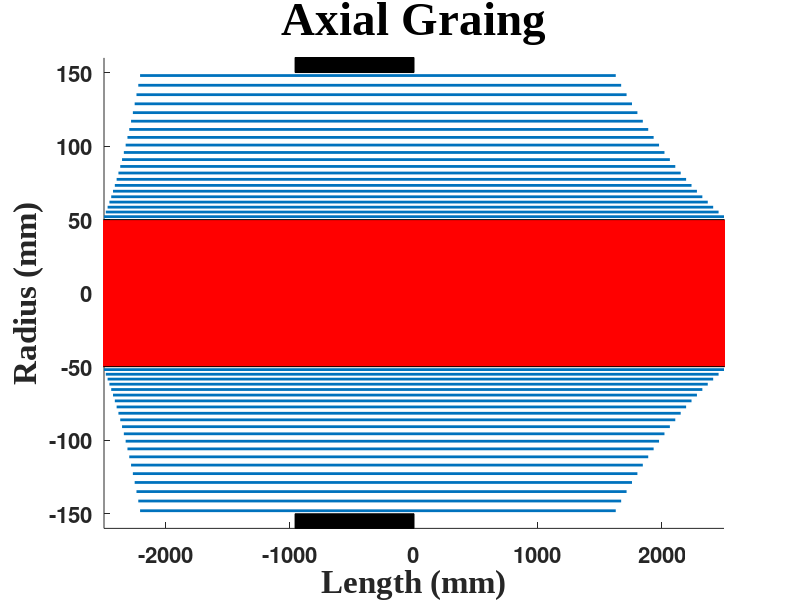
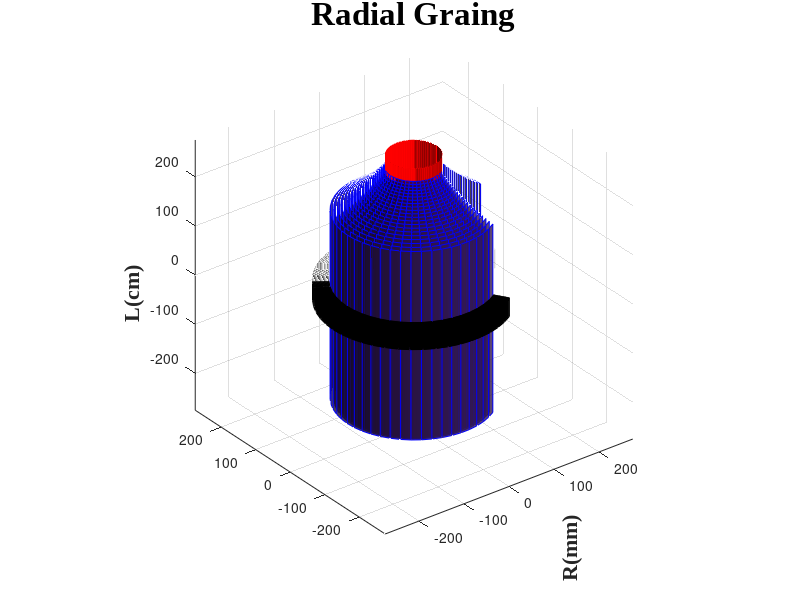

Source code (MATLAB) for these figures, in order:
clc
close all
clear all
%%
% Declareing Given Variables 
Voltage = 275000;         %Applied voltage (volt)
Inner_diameter = 100;     %mm
Outer_diameter = 300;     %mm
First_foil_length = 5000; %mm
N = 21;
Foil_Thickness = 0.1;     %mm
First_Gap = 2;            %mm
Last_Gap  = 2;            %mm

E_boundary_surface_Air = 300;   %volt/mm
E_boundary_surface_Oil = 3*300; %volt/mm

%%
% Defining new variables
Del_Voltage = Voltage/N-1; %Voltage between each foil
b_Air = Del_Voltage/E_boundary_surface_Air;
b_Oil = Del_Voltage/E_boundary_surface_Oil;
L_Air =  b_Air * (N-1); 
L_Oil =  b_Oil * (N-1);

% Del_Radius = ((Outer_diameter- Inner_diameter)-2*(First_Gap+Last_Gap))/(2*(N-1)); % Spacing between each foil
%Initialise vectors (22 for 3D plotting)
L = zeros(1,N+1); 
L_Air = zeros(1,N+1);
L_Oil = zeros(1,N+1); 
Radius = zeros(1,N+1);
R_parameter=1.007; % Parameter for adjesting assumption value of r0

%%
% Calculation
L(1)=First_foil_length; %The first foil is 5000mm and connected to the conductor, no capacitance between conductor and this foil
r0 = Inner_diameter/2 ; %Radius of the conductor
Radius(1)= Inner_diameter/2  + First_Gap; % Radial position of first foil = 52mm
L_Air(1)= L(1)/2;
L_Oil(1)= L(1)/2;
%Calculate the radial positions of all foils
for i=2:N
    L_Air(i)=L_Air(i-1)- b_Air;
    L_Oil(i)=L_Oil(i-1)- b_Oil;
    L(i)= L_Air(i)+L_Oil(i);
end

% Refer to Section 2.2 for an explanation of this assumption
Radius(2)=  Radius(1)* exp( (L(2)/L(1)) * log(Radius(1)/(r0-R_parameter)));

%Follow the iterative formula
for i=3:N     
    Radius(i)= Radius(i-1)* exp( (L(i)/L(i-1)) * log(Radius(i-1)/Radius(i-2)));
end

%For plotting - add the outer shell
L(N+1)=L(N)- .5*L(N);
Radius(N+1)=Radius(N)+ Last_Gap;

%%
% Ploting
x=zeros(1,2*(N+1));
y=x;
j=1;
for i=1:2:2*(N+1)
    x(i)=L_Air(j);
    x(i+1)=-L_Oil(j);
    y(i)=Radius(j);
    y(i+1)=Radius(j);
    j=j+1;
end
y2=-y;

% 2D Plot
figure
axes('FontSize',16,'fontWeight','bold')
rect_H = rectangle('Position', [-1.1.*x(1),- r0, 2.2*x(1), 2*r0]); 
set(rect_H, 'FaceColor', 'r') 

for i=1:2:2*(N)
    hold on
    line(x(i:i+1), y(i:i+1), 'LineWidth',2)
    line(x(i:i+1), y2(i:i+1),'LineWidth',2)
    %axis equal
end
rect_H = rectangle('Position', [-L(N+1)/2,Outer_diameter/2, L(N+1)/2, 1000]); 
set(rect_H, 'FaceColor',[0, 0, 0])
rect_H = rectangle('Position', [-L(N+1)/2,-10-Outer_diameter/2, L(N+1)/2, 10]); 
set(rect_H, 'FaceColor',[0, 0, 0])
title('Axial Graing','FontName', 'Times New Roman','FontSize',34,'fontWeight','bold');
xlabel('Length (mm)','FontName', 'Times New Roman','FontSize',24,'fontWeight','bold')
ylabel('Radius (mm)','FontName', 'Times New Roman','FontSize',24,'fontWeight','bold')
xlim([x(2) x(1)]);ylim([y2(end)-10 y(end)+10])

% 3D Plot
K=50; scl=.1; % Z direction scalling value for plotting
p= 6*N/3+1; %adjusting the Cut in the 3D shap
figure
axes('FontSize',16,'fontWeight','bold')
R=[r0 r0];
[X,Y,Z] = cylinder(R,5*K);
Z(2, :) = (L_Air(1)+ .1*L_Air(1))*scl;
Z(1, :) = - Z(2, :);
surf(X,Y,Z, 'FaceColor',[1,0,0],'EdgeColor', [1,0,0]);
for i=1:N
    hold on
    R=[Radius(i) Radius(i)];
    [X,Y,Z] = cylinder(R,K);
    Z(2,:)= L_Air(i);
    Z(1,:)= -L_Oil(i);
    X = X(:,1:p);
    Y = Y(:,1:p);
    Z = Z(:,1:p)*scl;
    testsubject = surf(X,Y,Z); 
    set(testsubject,'FaceAlpha',0.8,'EdgeColor','b')
    axis equal
end
Ground=Radius(N+1)-1;
for i=1:30
    R=[Ground+i Ground+i];
    [X,Y,Z] = cylinder(R,K);
    Z(2, :) = L(N+1) *scl;
    Z(1, :) = -  Z(2, :);
    X = X(:,1:p);
    Y = Y(:,1:p);
    Z = Z(:,1:p)*scl;
    surf(X,Y,Z, 'FaceColor', [0,0,0],'EdgeColor',[0, 0, 0]);
end
camlight
lighting gouraud
title('Radial Graing','FontName','Times New Roman','FontSize',24,'fontWeight','bold');
xlabel('R(mm)','FontName','Times New Roman','FontSize',16,'fontWeight','bold','Rotation',90,'HorizontalAlignment','right')
zlabel('L(cm)','FontName','Times New Roman','FontSize',16,'fontWeight','bold','HorizontalAlignment','right')

% Saving results to file
FID = fopen('AxialVals21.tex', 'w');
fprintf(FID, '\\begin{table}[!htb]\n');
fprintf(FID, '\\caption{Radial Grading Calculations Results}\n');
fprintf(FID, '\\label{table:radialvals}\n');
fprintf(FID, '\\begin{center}\n');
fprintf(FID, '\\begin{tabular}{cc}\n');
fprintf(FID, '\\toprule\n');
fprintf(FID, '\\textbf{Radius(mm)} & \\textbf{Length(mm)} \\\\ \\toprule\n');
for i=1:N+1
    fprintf(FID, '%4.2f & %4.2f \\\\\n', Radius(i), L(i));
end 
fprintf(FID, '\\bottomrule\n');
fprintf(FID, '\\end{tabular}\n');
fprintf(FID, '\\end{center}\n');
fprintf(FID, '\\end{table}\n');
fclose(FID);
